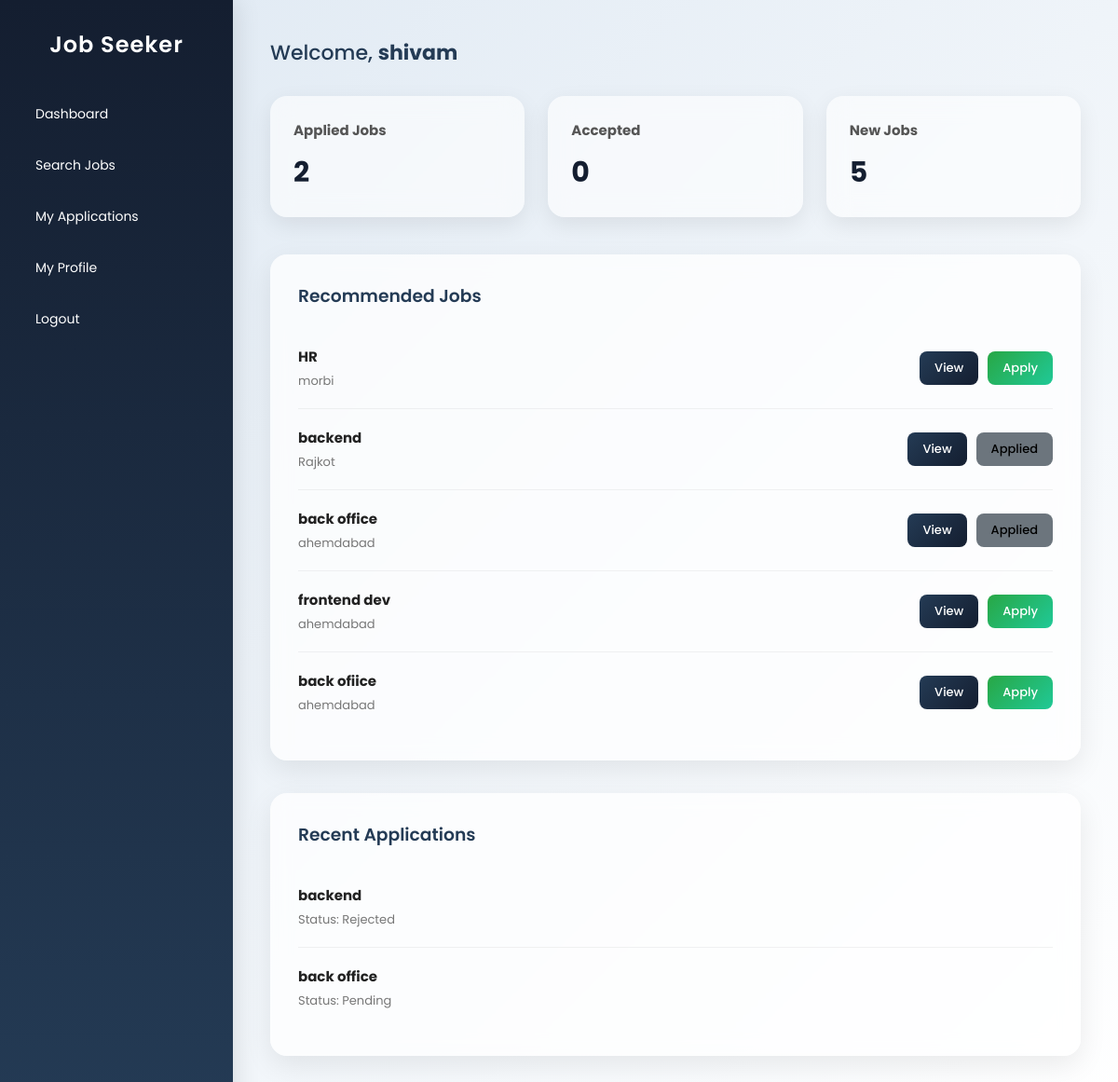
The app's page /dashboard_jobseeker/ (signed in) with its own data.
### myapp/models.py (models this page shows, shortened)
class Job(models.Model):
    provider = models.ForeignKey(
        User,
        on_delete=models.CASCADE,
        related_name="posted_jobs"
    )
    title = models.CharField(max_length=200)
    description = models.TextField()
    location = models.CharField(max_length=100)
    salary = models.CharField(max_length=100, blank=True)
    created_at = models.DateTimeField(auto_now_add=True)
    applicants = models.IntegerField(default=0)
    class Meta:
        ordering = ["-created_at"]

class Application(models.Model):
    STATUS_CHOICES = [
        ("Pending", "Pending"),
        ("Accepted", "Accepted"),
        ("Rejected", "Rejected"),
    ]
    job = models.ForeignKey(
        Job,
        on_delete=models.CASCADE,
        related_name="applications"
    )
    seeker = models.ForeignKey(
        User,
        on_delete=models.CASCADE,
        related_name="job_applications"
    )
    applied_at = models.DateTimeField(auto_now_add=True)
    status = models.CharField(
        max_length=20,
        choices=STATUS_CHOICES,
        default="Pending"
    )
    class Meta:
        unique_together = ("job", "seeker")
        ordering = ["-applied_at"]

### myapp/views.py (the view)
@login_required(login_url='login_jobseeker')
def dashboard_jobseeker(request):
    recommended_jobs = Job.objects.all().order_by('-created_at')[:10]
    applications = Application.objects.filter(seeker=request.user)
    applied_jobs = applications.values_list('job_id', flat=True)
    total_applications = applications.count()
    shortlisted_count = applications.filter(status="Accepted").count()
    from django.utils import timezone
    from datetime import timedelta
    week_ago = timezone.now() - timedelta(days=7)
    new_jobs_count = Job.objects.filter(created_at__gte=week_ago).count()
    recent_applications = applications.order_by('-applied_at')[:5]
    context = {
        "recommended_jobs": recommended_jobs,
        "applied_jobs": applied_jobs,
        "recent_applications": recent_applications,
        "total_applications": total_applications,
        "shortlisted_count": shortlisted_count,
        "new_jobs_count": new_jobs_count,
    }
    return render(request, "dashboard_jobseeker.html", context)

### templates/dashboard_jobseeker.html (shortened to what this page needs)
<!DOCTYPE html>
<html lang="en">
<head>
</head>
<body>
<div class="sidebar">
    <h2>Job Seeker</h2>
    <a href="{% url 'dashboard_jobseeker' %}">Dashboard</a>
    <a href="{% url 'jobseeker_search' %}">Search Jobs</a>
    <a href="{% url 'jobseeker_applications' %}">My Applications</a>
    <a href="{% url 'jobseeker_profile' %}">My Profile</a>
    <a href="{% url 'logout' %}">Logout</a>
</div>
<div class="main-content">
    <div class="welcome">
        Welcome, <strong>{{ user.first_name|default:user.username }}</strong>
    </div>
    <div class="cards">
        <div class="card">
            <h3>Applied Jobs</h3>
            <p>{{ total_applications|default:"0" }}</p>
        </div>
        <div class="card">
            <h3>Accepted</h3>
            <p>{{ shortlisted_count|default:"0" }}</p>
        </div>
        <div class="card">
            <h3>New Jobs</h3>
            <p>{{ new_jobs_count|default:"0" }}</p>
        </div>
    </div>
    <div class="section">
        <h3>Recommended Jobs</h3>
        {% for job in recommended_jobs %}
            <div class="job">
                <div>
                    <strong>{{ job.title }}</strong><br>
                    <span>{{ job.location }}</span>
                </div>
                <div class="job-actions">
                    <a href="{% url 'job_detail' job.id %}">
                        <button class="view-btn">View</button>
                    </a>
                    {% if job.id in applied_jobs %}
                        <button class="applied-btn">Applied</button>
                    {% else %}
                        <form method="POST" action="{% url 'apply_job' job.id %}">
                            <button class="apply-btn">Apply</button>
                        </form>
                    {% endif %}
                </div>
            </div>
        {% empty %}
            <p>No recommendations available.</p>
        {% endfor %}
    </div>
    <div class="section">
        <h3>Recent Applications</h3>
        {% for app in recent_applications %}
            <div class="job">
                <div>
                    <strong>{{ app.job.title }}</strong><br>
                    <span>Status: {{ app.status }}</span>
                </div>
            </div>
        {% empty %}
            <p>No applications yet.</p>
        {% endfor %}
    </div>
</div>
</body>
</html>

### templates/dashboard_jobseeker.html (style rules this page uses)
* { margin: 0; padding: 0; box-sizing: border-box; font-family: 'Poppins', sans-serif; }
body { background: linear-gradient(135deg, #dfe9f3, #ffffff); display: flex; min-height: 100vh; overflow-x: hidden; }
.sidebar { width: 250px; background: linear-gradient(180deg, #141e30, #243b55); padding: 30px 20px; color: #fff; box-shadow: 4px 0 25px rgba(0, 0, 0, 0.1); position: relative; }
.sidebar h2 { text-align: center; font-weight: 600; margin-bottom: 35px; letter-spacing: 1px; }
.sidebar a { display: block; color: #fff; text-decoration: none; padding: 12px 18px; margin-bottom: 10px; border-radius: 10px; transition: all .3s ease; font-size: 14px; }
.main-content { flex: 1; padding: 40px; animation: fadeIn 0.8s ease; }
.welcome { font-size: 22px; font-weight: 500; margin-bottom: 30px; color: #243b55; }
.cards { display: grid; grid-template-columns:repeat(auto-fit, minmax(250px, 1fr)); gap: 25px; margin-bottom: 40px; }
.card { background: rgba(255, 255, 255, 0.6); backdrop-filter: blur(12px); border-radius: 18px; padding: 25px; box-shadow: 0 8px 25px rgba(0, 0, 0, 0.08); transition: all .4s ease; position: relative; overflow: hidden; }
.card h3 { font-size: 15px; color: #555; margin-bottom: 12px; }
.card p { font-size: 30px; font-weight: 700; color: #141e30; }
.section { background: rgba(255, 255, 255, 0.75); backdrop-filter: blur(10px); padding: 30px; border-radius: 18px; box-shadow: 0 10px 30px rgba(0, 0, 0, 0.08); margin-bottom: 35px; animation: slideUp 0.8s ease; }
.section h3 { margin-bottom: 20px; font-weight: 600; color: #243b55; }
.job { display: flex; justify-content: space-between; align-items: center; padding: 18px 0; border-bottom: 1px solid rgba(0, 0, 0, 0.05); transition: all .3s ease; }
.job:last-child { border-bottom: none; }
.job strong { font-size: 15px; color: #222; }
.job span { font-size: 13px; color: #777; }
.job-actions { display: flex; gap: 10px; }
.job button { padding: 8px 16px; border: none; border-radius: 8px; font-size: 13px; font-weight: 500; cursor: pointer; transition: all .3s ease; position: relative; overflow: hidden; }
.job button::after { content: ""; position: absolute; width: 100%; height: 100%; background: rgba(255, 255, 255, 0.3); top: 0; left: -100%; transition: all .4s ease; }
.view-btn { background: linear-gradient(135deg, #243b55, #141e30); color: white; }
.apply-btn { background: linear-gradient(135deg, #28a745, #20c997); color: white; }
.applied-btn { background: #6c757d; cursor: not-allowed; }

### records on screen
Job: title "HR", location "morbi", shows "Apply"
Job: title "backend", location "Rajkot", shows "Applied"
Job: title "back office", location "ahemdabad", shows "Applied"
Job: title "frontend dev", location "ahemdabad", shows "Apply"
Job: title "back ofiice", location "ahemdabad", shows "Apply"
Application: job "backend", status "Rejected"
Application: job "back office", status "Pending"

### other values on screen
{{ user.first_name|default:user.username }} "shivam"
{{ total_applications|default:"0" }} "2"
{{ shortlisted_count|default:"0" }} "0"
{{ new_jobs_count|default:"0" }} "5"
